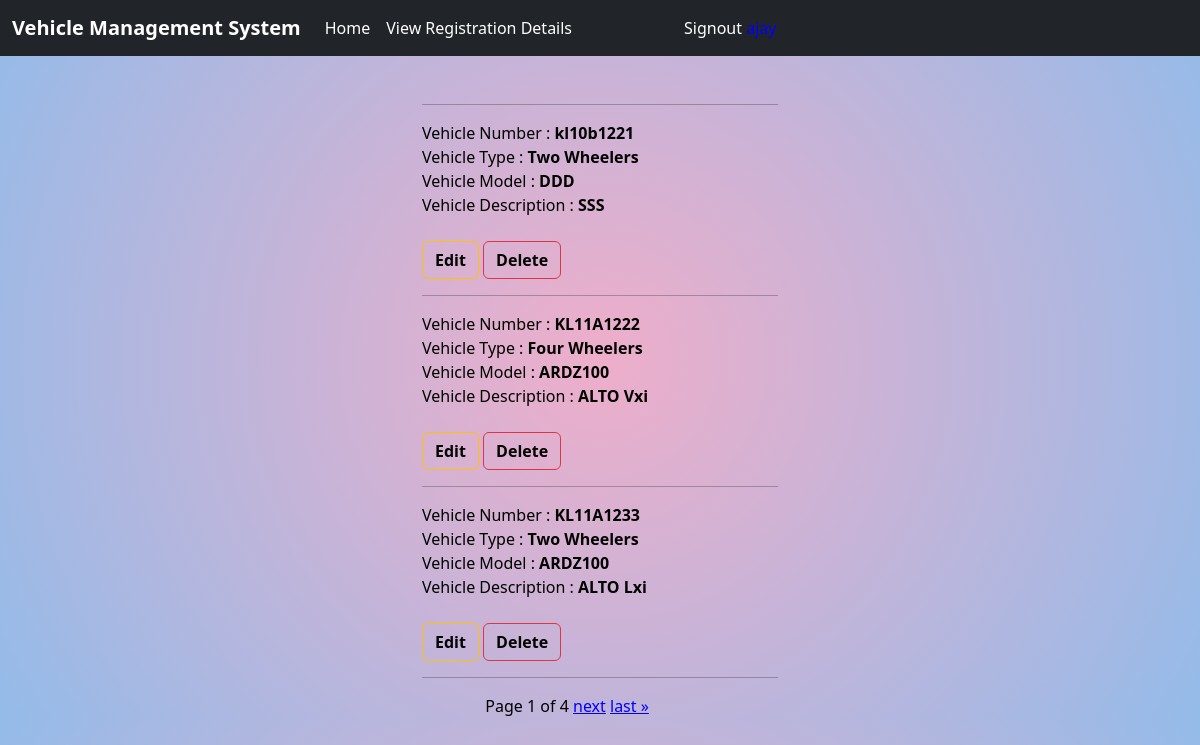
Screenshot of /reg/listreg (signed in) with the database file from the repository.
### superAdmin/models.py (models this page shows, shortened)
class Details(models.Model):
    alphanumeric = RegexValidator(r'^[0-9a-zA-Z]*$', 'Only alphanumeric characters are allowed.')
    alphabet = RegexValidator(r'^[a-zA-Z]*$', 'Only characters are allowed.')
    vehicle_number = models.CharField(max_length=50, unique=True, validators=[alphanumeric])
    options = (
        ('Two Wheelers', 'Two Wheelers'),
        ('Three Wheelers', 'Three Wheelers'),
        ('Four Wheelers', 'Four Wheelers')
    )
    vehicle_type = models.CharField(max_length=50,choices=options,default='Two Wheelers')
    vehicle_model = models.CharField(max_length=50,validators=[alphabet])
    vehicle_description = models.CharField(max_length=100,validators=[alphabet])

### superAdmin/views.py (the view)
# urls.py: path('listreg',views.ListAllRegNums.as_view(),name='list-reg'),
@method_decorator(signin_required,name='dispatch')
class ListAllRegNums(ListView):
    model = Details
    context_object_name = 'regnums'
    template_name = 'RegNumList.html'
    ordering = ['-id']
    paginate_by = 3

### vehicleApp/models.py (called while the page is built)
    @property
    def is_superAdmin(self):
        return self.role=='superAdmin'

    def is_admin(self):
        return self.role=='admin'

    def is_user(self):
        return self.role=='user'

### superAdmin/templates/RegNumList.html (shortened to what this page needs)
{%extends 'base.html'%}
{%block body_block%}
  <div class="row">
        <div class="col-4"></div>
        <div class="col-4">
            <hr class="mt-5">
            {%for reg in regnums%}
            Vehicle Number : <b>{{reg.vehicle_number}}</b> <br>
            Vehicle Type   : <b>{{reg.vehicle_type}}</b> <br>
            Vehicle Model  : <b>{{reg.vehicle_model}}</b> <br>
            Vehicle Description  : <b>{{reg.vehicle_description}}</b> <br>
            <a href="{%url 'edit-reg' reg.id%}" class="btn btn-outline-warning mt-4" style="color:black;" ><b>Edit</b></a>
            <a href="{%url 'remove-reg' reg.id%}" class="btn btn-outline-danger mt-4" style="color:black;" ><b>Delete</b></a>
            <hr>
            {%endfor%}
          <div class="row">
          <div class="col-2"></div>
          <div class="col-8">
              <div class="pagination">
                    <span class="step-links">
                        <span class="current">
                            Page {{ page_obj.number }} of {{ page_obj.paginator.num_pages }}
                        </span>
                        {% if page_obj.has_next %}
                            <a href="?page={{ page_obj.next_page_number }}" style="color:blue;">next</a>
                            <a href="?page={{ page_obj.paginator.num_pages }}" style="color:blue;">last &raquo;</a>
                        {% endif %}
                    </span>
                </div>
          </div>
          <div class="col-2"></div>
      </div>
        </div>
        <div class="col-4"></div>
    </div>
{%endblock%}

### superAdmin/static/css/style.css (style rules this page uses)
body { position: relative; color: rgb(0, 0, 0); background-size: cover; background-repeat: no-repeat; background: rgb(238,174,202); background: radial-gradient(circle, rgba(238,174,202,1) 0%, rgba(148,187,233,1) 100%); }

### rows the page displays
Details: vehicle_number "kl10b1221", vehicle_type "Two Wheelers", vehicle_model "DDD", vehicle_description "SSS"
Details: vehicle_number "KL11A1222", vehicle_type "Four Wheelers", vehicle_model "ARDZ100", vehicle_description "ALTO Vxi"
Details: vehicle_number "KL11A1233", vehicle_type "Two Wheelers", vehicle_model "ARDZ100", vehicle_description "ALTO Lxi"

### other values shown
{{ page_obj.number }} "1"
{{ page_obj.paginator.num_pages }} "4"
